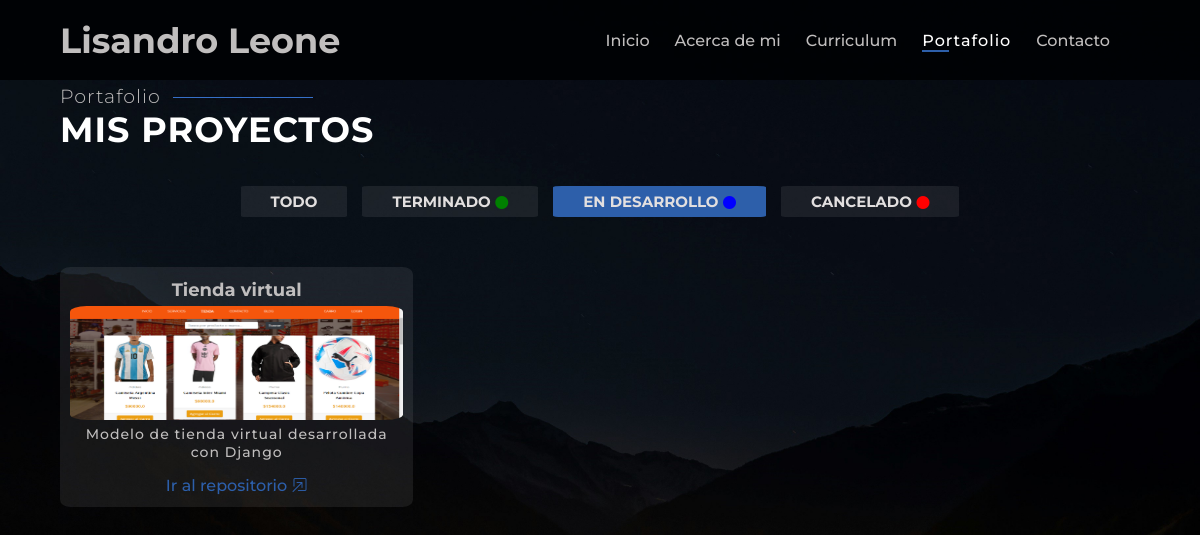
/portfolio/?estado=en_desarrollo, run on the app's committed database.
### portfolio/models.py (models this page shows, shortened)
class Proyectos(models.Model):
    ESTADO_CHOICES = [
        ('en_desarrollo', 'En Desarrollo'),
        ('terminado', 'Terminado'),
        ('pausado', 'Pausado'),
        ('cancelado', 'Cancelado'),
    ]
    nombre = models.CharField(max_length=200)
    descripcion = models.TextField()
    fecha_inicio = models.DateField()
    fecha_finalizacion = models.DateField(null=True, blank=True)
    imagen = models.ImageField(null=True,blank=True,upload_to='imgs')
    estado = models.CharField(max_length=20, choices=ESTADO_CHOICES, default='en_desarrollo')
    url = models.URLField(max_length=200,null=True,blank=True)
    class Meta:
        verbose_name = 'Proyecto'
        verbose_name_plural = 'Proyectos'

### portfolio/views.py (the view)
# urls.py: path('', proyectos_lista, name='proyectos_lista'),
def proyectos_lista(request):
    estado = request.GET.get('estado', None)
    if estado and estado in dict(Proyectos.ESTADO_CHOICES).keys():
        proyectos = Proyectos.objects.filter(estado=estado)
    else:
        proyectos = Proyectos.objects.all()
    return render(request, 'proyectos_lista.html', {'proyectos': proyectos})

### portfolio/templates/proyectos_lista.html
{% extends 'lisandro/base.html' %}
{% load static %}
{% block content %}
<section>
    <div class="titulos">
        <h2 class="titulo-secundario titulo-portfolio">Portafolio</h2>
        <h1 class="titulo-principal">Mis proyectos</h1>
    </div>
    <div class="filtros-container">
        <ul class="filtros-list">
            <li class="{% if not request.GET.estado %} active {% endif %}">
                <a class="filtros-option" href="{% url 'portfolio:proyectos_lista' %}">Todo</a>
            </li>
            <li class="{% if request.GET.estado == 'terminado' %} active {% endif %}">
                <a class="filtros-option" href="{% url 'portfolio:proyectos_lista' %}?estado=terminado">Terminado</a>
                <i class="bi bi-circle-fill" style="color: green; font-size: small;"></i>
            </li>
            <li class="{% if request.GET.estado == 'en_desarrollo' %} active {% endif %}">
                <a class="filtros-option" href="{% url 'portfolio:proyectos_lista' %}?estado=en_desarrollo">En desarrollo</a>
                <i class="bi bi-circle-fill" style="color: blue; font-size: small;"></i>
            </li>
            <li class="{% if request.GET.estado == 'cancelado' %} active {% endif %}">
                <a class="filtros-option" href="{% url 'portfolio:proyectos_lista' %}?estado=cancelado">Cancelado</a>
                <i class="bi bi-circle-fill" style="color: red; font-size: small;"></i>
            </li>
        </ul>
    </div>
    <div class="portafolio-container">
        {% for proyecto in proyectos %}
        <div class="portafolio-item">
            <div class="portafolio-wrap">
                <h4>{{ proyecto.nombre }}</h4>
                <img src="{{ proyecto.imagen.url }}" class="portafolio-img">
                <p class="parrafo">{{ proyecto.descripcion }}</p>
                <a href="{{proyecto.url}}">Ir al repositorio <i class="bi bi-box-arrow-in-up-right"></i></a>
            </div>
        </div>
        {% endfor %}
    </div>
</section>
{% endblock  %}

### lisandro/static/lisandro/css/styles.css (style rules this page uses)
body { box-sizing: border-box; background-color: transparent; margin: 0; background-image: url("../img/fondo3-d.jpg"); background-size: cover; background-position: center center; background-repeat: no-repeat; background-attachment: fixed; font-family: "Montserrat", sans-serif; font-weight: 700; font-style: normal; --color-principal: #fff; --color-secundario: #c0bebe; --color-terciario: #e2dfdf; --color-decoracion: rgb(45, 95, 170); --color-decoracion-2:rgb(54, 112, 201); --color-decoracion-3:rgb(32, 114, 236); }
* { box-sizing: border-box; }
body, header, nav, h1, div, ul, li, main, h1, h2, h3, h4, h5, h6, p, section { margin: 0; padding: 0; }
.titulo-principal { letter-spacing: 1px; font-size: 35px; text-transform: uppercase; margin-bottom: 10px; color: var(--color-principal); }
.titulo-secundario { display: inline-block; position: relative; margin-top: 5px; font-size: 19px; font-weight: 300; letter-spacing: 1px; transition-property: letter-spacing; transition-duration: 1s; color: var(--color-secundario); z-index: -1; }
.titulo-secundario::before { content: ''; position: absolute; width: 140px; height: 1px; background-color: var(--color-decoracion-2); top: 12px; left: 145px; transition: all 0.5s; }
section { width: 90vw; margin: auto; }
.titulo-portfolio::before { left: 113px; }
.filtros-container { width: 90dvw; margin-top: 35px; }
.filtros-list { display: flex; flex-direction: row; flex-wrap: wrap; justify-content: center; gap: 10px 15px; }
.filtros-list li { border-radius: 4%; list-style: none; padding: 6px 30px; background-color: rgba(255, 255, 255, 0.08); }
.filtros-list li.active { background-color: var(--color-decoracion); }
.filtros-list a { text-decoration: none; color: var(--color-terciario); text-transform: uppercase; font-size: 15px; }
.portafolio-container { margin-top: 50px; margin-bottom: 25px; display: grid; grid-template-columns: repeat(3, minmax(200px, 400px)); grid-template-rows: 240px; gap: 10px; }
.portafolio-item { background-color: rgba(255, 255, 255, 0.08); border-radius: 3%; }
.portafolio-wrap { display: flex; flex-direction: column; height: 100%; justify-content: center; transition: all .35s ease; text-align: center; gap: 5px; padding: 12px 10px; position: relative; color: var(--color-secundario); }
.portafolio-wrap::before, .portafolio-wrap::after { content: ''; height: 26px; width: 26px; position: absolute; transition: all .35s ease; opacity: 0; }
.portafolio-wrap::before { content: ''; right: 0; top: 0; border-top: 3px solid var(--color-principal); border-right: 3px solid var(--color-principal); transform: translate(-100%, 50%); }
.portafolio-wrap:after { content: ''; left: 0; bottom: 0; border-bottom: 3px solid var(--color-principal); border-left: 3px solid var(--color-principal); transform: translate(100%, -50%) }
.portafolio-img { overflow: hidden; border-radius: 5%; max-width: 100%; }
.portafolio-wrap p { font-size: 14px; font-weight: 500; letter-spacing: 1px; }
.portafolio-wrap a { text-decoration: none; font-weight: 500; font-size: 16px; color: var(--color-decoracion); transition: color 1s ease; margin-top: 10px; }
.portafolio-wrap h4 { font-size: 18px; }

### data on the page
Proyectos: nombre "Tienda virtual", imagen (picture), descripcion "Modelo de tienda virtual desarrollada con Django"
